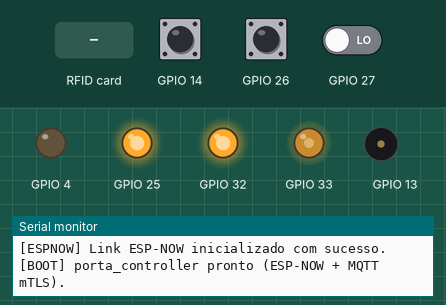
This program was run on a simulated ESP32. Parts: output pins drawn as LEDs (lit = HIGH), buzzer (waves = sounding), the last lines printed to the serial monitor. The inputs (shaded band) are chosen by the test bench; at power-on: GPIO 26 HIGH, GPIO 14 HIGH, GPIO 27 LOW. WiFi joins after 1.5 s; servers stay silent unless stated; the local clock reads 2024-03-15 10:24:30 at power-on unless the program sets it; no MQTT or app messages arrive unless stated.

Above: at 1.2 s.
1.3 s: GPIO 26 pulled LOW for 0.15 s
At 1.68 s:
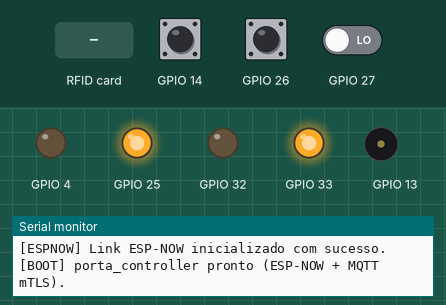
4.3 s: RFID card 5E 7A 19 C4 held to the reader
At 4.67 s:
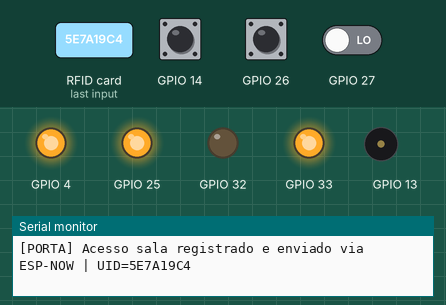
7.3 s: GPIO 14 pulled LOW for 0.15 s
At 7.68 s:
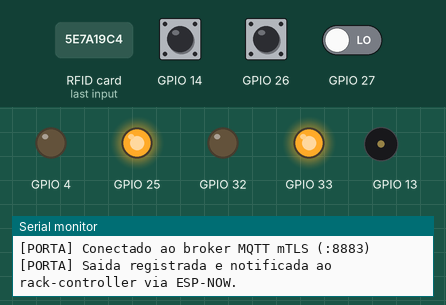
Timing chart, 0 to 16.3 s (numbered marks = the images above; inputs shaded):
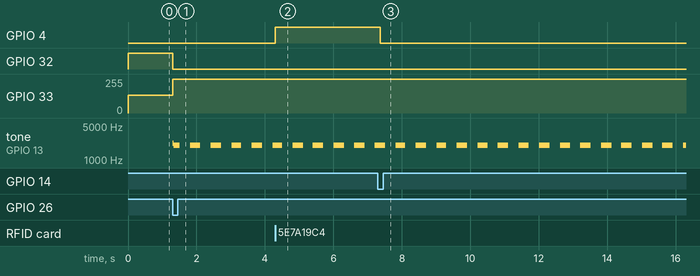

Measured:
- after the input at 1.3 s, GPIO 32: HIGH → LOW at once; GPIO 33: 134/255 → 255/255 at once; tone on GPIO 13: plays 2200 Hz for 0.03 s, 2000 Hz for 0.18 s, 2000 Hz for 0.28 s, 2000 Hz for 0.31 s, 2000 Hz for 0.28 s, 2000 Hz for 0.31 s … (7 notes in this stretch), starting at once
- after the input at 4.3 s, GPIO 4: LOW → HIGH at once
- after the input at 7.3 s, GPIO 4: HIGH → LOW after 0.06 s

The program:

main.cpp
```cpp
/**
 * @file main.cpp
 * @brief Ponto de entrada único do firmware Elo5System (seleciona NODE_PORTA ou NODE_RACK).
 */

#include <Arduino.h>
#include "node_config.h"

#if defined(NODE_PORTA)
void setupPortaController();
void loopPortaController();
#elif defined(NODE_RACK)
void setupRackController();
void loopRackController();
#endif

void setup() {
#if defined(NODE_PORTA)
  setupPortaController();
#elif defined(NODE_RACK)
  setupRackController();
#endif
}

void loop() {
#if defined(NODE_PORTA)
  loopPortaController();
#elif defined(NODE_RACK)
  loopRackController();
#endif
}
```

elo5_protocol.h
```cpp
/**
 * @file elo5_protocol.h
 * @brief Contrato de eventos JSON (Elo5api) e sincronização bidirecional ESP-NOW.
 */

#pragma once

#include <Arduino.h>
#include <ArduinoJson.h>
#include <esp_now.h>
#include <esp_wifi.h>
#include <WiFi.h>
#include "node_config.h"

// =========================================================================
// 1. PACOTE BINÁRIO COMPACTO PARA SINCRONIZAÇÃO LOCAL VIA ESP-NOW
// =========================================================================
enum TipoMsgEspNow : uint8_t {
  ESPNOW_SALA_ACESSO   = 1,
  ESPNOW_SALA_SAIDA    = 2,
  ESPNOW_SALA_PANICO   = 3,
  ESPNOW_RACK_EVENTO   = 4,
  ESPNOW_SYNC_ESTADO   = 5
};

struct __attribute__((packed)) PacoteEspNow {
  uint8_t  versao;
  uint8_t  tipo;
  uint8_t  ocupacaoSala;
  uint8_t  portaRackAberta;
  uint8_t  alarmeAtivo;
  uint8_t  canalWifi;
  uint32_t seq;
  uint32_t uptimeMs;
  char     uidAtivo[17];
  char     sessionId[33];
};

// =========================================================================
// 2. GERENCIADOR ESP-NOW THREAD-SAFE (SEM ALOCAÇÃO DINÂMICA NA CALLBACK)
// =========================================================================
class Elo5EspNowLink {
  public:
    static bool isBroadcastMac(const uint8_t mac[6]) {
      for (int i = 0; i < 6; i++) {
        if (mac[i] != 0xFF) return false;
      }
      return true;
    }

    bool begin(const uint8_t peerMac[6]) {
      memcpy(_peerMac, peerMac, 6);
      _unicastStrict = !isBroadcastMac(_peerMac);
      _lastRxSeq = 0;
      _lastRxUptimeMs = 0;
      WiFi.mode(WIFI_STA);
      esp_wifi_set_channel(EspNowConfig::DEFAULT_CHANNEL, WIFI_SECOND_CHAN_NONE);

      Serial.print("[ESPNOW][MAC_STA] Local: ");
      Serial.println(WiFi.macAddress());
      if (_unicastStrict) {
        Serial.printf("[ESPNOW] Modo UNICAST ESTRITO ativo (peer=%02X:%02X:%02X:%02X:%02X:%02X)\n",
                      _peerMac[0], _peerMac[1], _peerMac[2], _peerMac[3], _peerMac[4], _peerMac[5]);
      } else {
        Serial.println("[ESPNOW][AVISO] Operando em BROADCAST (FF:FF:FF:FF:FF:FF). Configure os MACs reais em node_config.h para producao!");
      }

      if (esp_now_init() != ESP_OK) {
        Serial.println("[ESPNOW] Falha ao inicializar esp_now_init().");
        _ativo = false;
        return false;
      }

      _instance = this;
      esp_now_register_recv_cb(_onRecvStatic);
      esp_now_register_send_cb(_onSentStatic);

      esp_now_peer_info_t peer = {};
      memcpy(peer.peer_addr, _peerMac, 6);
      peer.channel = 0; // Usa dinamicamente o canal ativo do rádio Wi-Fi STA
      peer.encrypt = false;

      if (esp_now_add_peer(&peer) != ESP_OK) {
        Serial.println("[ESPNOW] Falha ao adicionar peer.");
        _ativo = false;
        return false;
      }

      _ativo = true;
      Serial.println("[ESPNOW] Link ESP-NOW inicializado com sucesso.");
      return true;
    }

    bool sendPacket(uint8_t tipo, uint8_t ocupacaoSala, bool portaRackAberta,
                    bool alarmeAtivo, const String& uidAtivo, const String& sessionId) {
      if (!_ativo) return false;

      PacoteEspNow pkt = {};
      pkt.versao          = 1;
      pkt.tipo            = tipo;
      pkt.ocupacaoSala    = ocupacaoSala;
      pkt.portaRackAberta = portaRackAberta ? 1 : 0;
      pkt.alarmeAtivo     = alarmeAtivo ? 1 : 0;
      pkt.canalWifi       = (uint8_t)WiFi.channel();
      pkt.seq             = ++_txSeq;
      pkt.uptimeMs        = millis();

      strncpy(pkt.uidAtivo, uidAtivo.c_str(), sizeof(pkt.uidAtivo) - 1);
      pkt.uidAtivo[sizeof(pkt.uidAtivo) - 1] = '\0';

      strncpy(pkt.sessionId, sessionId.c_str(), sizeof(pkt.sessionId) - 1);
      pkt.sessionId[sizeof(pkt.sessionId) - 1] = '\0';

      esp_err_t res = esp_now_send(_peerMac, reinterpret_cast<const uint8_t*>(&pkt), sizeof(pkt));
      return (res == ESP_OK);
    }

    bool consumeReceived(PacoteEspNow& outPkt) {
      if (!_hasRx) return false;
      noInterrupts();
      memcpy(&outPkt, const_cast<const PacoteEspNow*>(&_rxPkt), sizeof(PacoteEspNow));
      _hasRx = false;
      interrupts();
      return true;
    }

    bool consumeSendError() {
      if (!_sendFailed) return false;
      _sendFailed = false;
      return true;
    }

    bool isPeerConnected(unsigned long maxAgeMs = 10000UL) const {
      return (_lastRxMs > 0) && ((millis() - _lastRxMs) <= maxAgeMs);
    }

  private:
    static Elo5EspNowLink* _instance;
    uint8_t       _peerMac[6]  = {0xFF, 0xFF, 0xFF, 0xFF, 0xFF, 0xFF};
    bool          _ativo       = false;
    bool          _unicastStrict = false;
    uint32_t      _txSeq         = 0;
    uint32_t      _lastRxSeq     = 0;
    uint32_t      _lastRxUptimeMs = 0;
    volatile bool _hasRx         = false;
    volatile bool _sendFailed  = false;
    unsigned long _lastRxMs    = 0;
    PacoteEspNow  _rxPkt       = {};

    static void _onRecvStatic(const esp_now_recv_info_t* info, const uint8_t* data, int len) {
      if (_instance == nullptr || info == nullptr || len != sizeof(PacoteEspNow)) return;
      if (_instance->_unicastStrict && memcmp(info->src_addr, _instance->_peerMac, 6) != 0) {
        return; // Descarta pacote de origem nao pareada
      }
      const PacoteEspNow* incoming = reinterpret_cast<const PacoteEspNow*>(data);
      if (incoming->versao != 1) return;
      const bool peerReiniciou = (incoming->uptimeMs < _instance->_lastRxUptimeMs);
      if (!peerReiniciou && incoming->seq <= _instance->_lastRxSeq) {
        return; // Descarta quadro duplicado ou replay
      }
      _instance->_lastRxSeq      = incoming->seq;
      _instance->_lastRxUptimeMs = incoming->uptimeMs;
      memcpy(&_instance->_rxPkt, incoming, sizeof(PacoteEspNow));
      _instance->_lastRxMs = millis();
      _instance->_hasRx    = true;
    }

    static void _onSentStatic(const uint8_t* mac_addr, esp_now_send_status_t status) {
      (void)mac_addr;
      if (_instance != nullptr && status != ESP_NOW_SEND_SUCCESS) {
        _instance->_sendFailed = true;
      }
    }
};

inline Elo5EspNowLink* Elo5EspNowLink::_instance = nullptr;

// =========================================================================
// 3. CONSTRUTOR DE ENVELOPE JSON COMPATÍVEL COM ELO5API (/api/v1/events/ingest)
// =========================================================================
inline String buildElo5EventJson(
    const String& eventId,
    const String& timestampIso,
    const char*   stage,
    const char*   eventType,
    const char*   severity,
    const String& sessionId,
    const char*   uidFieldName,
    const String& uidValue,
    int           occupancyCount,
    JsonDocument& dataDoc) {

  JsonDocument root;
  root["event_id"]  = eventId;
  root["timestamp"] = timestampIso;

  JsonObject source = root["source"].to<JsonObject>();
  source["device_id"] = NodeIdentity::DEVICE_ID;
  source["zone"]      = NodeIdentity::ZONE;

  root["stage"]      = stage;
  root["event_type"] = eventType;
  root["severity"]   = severity;

  JsonObject session = root["session"].to<JsonObject>();
  if (sessionId.length() > 0) {
    session["session_id"] = sessionId;
  } else {
    session["session_id"] = nullptr;
  }
  if (uidFieldName != nullptr && uidValue.length() > 0) {
    session[uidFieldName] = uidValue;
  }
  session["occupancy_count"] = occupancyCount;

  root["data"] = dataDoc.as<JsonVariantConst>();

  String output;
  serializeJson(root, output);
  return output;
}
```

node_config.h
```cpp
/**
 * @file node_config.h
 * @brief Mapeamento de hardware, tópicos MQTT (elo5/#), ESP-NOW e identidade por nó ESP32.
 *
 * Selecione o alvo via flags de compilação no platformio.ini:
 *   -DNODE_PORTA  -> Controlador da Sala CPD (NFC Entrada, PIR, Botão Saída/Pânico)
 *   -DNODE_RACK   -> Controlador do Rack (NFC 2ª Etapa, Porta Rack, Proximidade, DHT22, LDR, OLED, Servo)
 */

#pragma once

#include <Arduino.h>

#if !defined(NODE_PORTA) && !defined(NODE_RACK)
  #define NODE_RACK
#endif

#if defined(NODE_PORTA) && defined(NODE_RACK)
  #error "Defina apenas um alvo de compilacao: NODE_PORTA ou NODE_RACK."
#endif

// =========================================================================
// 1. IDENTIDADE DO NÓ E TÓPICOS MQTT OFICIAIS (ELO5/#)
// =========================================================================
namespace NodeIdentity {
#if defined(NODE_PORTA)
  constexpr const char* DEVICE_ID = "esp32-porta-01";
  constexpr const char* ZONE      = "sala_cpd";
  constexpr const char* ROLE_NAME = "PORTA_CONTROLLER";
#elif defined(NODE_RACK)
  constexpr const char* DEVICE_ID = "esp32-rack-01";
  constexpr const char* ZONE      = "rack_01";
  constexpr const char* ROLE_NAME = "RACK_CONTROLLER";
#endif
}

namespace MqttTopics {
  // Tópicos publicados pelo porta_controller
  constexpr const char* SALA_NFC_EVENTO   = "elo5/sala/acesso/nfc/evento";
  constexpr const char* SALA_PIR_PRESENCA = "elo5/sala/presenca/pir";
  constexpr const char* SALA_SAIDA_BOTAO  = "elo5/sala/saida/botao";

  // Tópicos publicados pelo rack-controller
  constexpr const char* RACK_NFC_EVENTO   = "elo5/rack/acesso/nfc/evento";
  constexpr const char* RACK_PORTA_ESTADO = "elo5/rack/porta/estado";
  constexpr const char* RACK_PROXIMIDADE  = "elo5/rack/proximidade/cm";
  constexpr const char* RACK_AMBIENTE     = "elo5/rack/telemetria/ambiente";

  // Tópico de status / LWT por dispositivo
#if defined(NODE_PORTA)
  constexpr const char* DEVICE_LWT        = "elo5/system/porta_controller/lwt";
#elif defined(NODE_RACK)
  constexpr const char* DEVICE_LWT        = "elo5/system/rack_controller/lwt";
#endif
}

// =========================================================================
// 2. CONFIGURAÇÃO ESP-NOW (COMUNICAÇÃO DIRETA ENTRE OS DOIS ESP32)
// =========================================================================
namespace EspNowConfig {
  constexpr uint8_t DEFAULT_CHANNEL      = 1;
  constexpr unsigned long SYNC_HEARTBEAT_MS = 3000UL;

  // Substitua pelos endereços MAC STA reais impressos em [MAC_STA] no boot
  // para ativar unicast com ACK e retransmissão automática na camada MAC.
  // Enquanto mantiver FF:FF:FF:FF:FF:FF, opera em modo broadcast.
  constexpr uint8_t MAC_RACK_CONTROLLER[6]  = {0xFF, 0xFF, 0xFF, 0xFF, 0xFF, 0xFF};
  constexpr uint8_t MAC_PORTA_CONTROLLER[6] = {0xFF, 0xFF, 0xFF, 0xFF, 0xFF, 0xFF};
}

// =========================================================================
// 3. PINAGEM ROBUSTA POR NÓ (LIVRE DE CONFLITOS DE STRAPPING / BARRAMENTO)
// =========================================================================
namespace Pins {

#if defined(NODE_PORTA)
  // Barramento SPI (VSPI) — Leitor NFC/RFID MFRC522 (3,3V)
  constexpr uint8_t RFID_SS      = 5;
  constexpr uint8_t RFID_SCK     = 18;
  constexpr uint8_t RFID_MISO    = 19;
  constexpr uint8_t RFID_MOSI    = 23;
  constexpr uint8_t RFID_RST     = 22;

  // Sensores e Entradas Digitais
  constexpr uint8_t PIR_SALA     = 27;  // Sensor de presença PIR da sala CPD
  constexpr uint8_t BOTAO_SAIDA  = 14;  // INPUT_PULLUP (ativo em LOW -> botão para GND)
  constexpr uint8_t BOTAO_PANICO = 26;  // INPUT_PULLUP com ISR FALLING

  // Atuadores e Sinalização Local
  constexpr uint8_t LED_R        = 32;  // PWM LEDC
  constexpr uint8_t LED_G        = 33;  // PWM LEDC
  constexpr uint8_t LED_B        = 25;  // PWM LEDC
  constexpr uint8_t BUZZER       = 13;  // PWM tone()
  constexpr uint8_t TRAVA_PORTA  = 4;   // Relé/fechadura da porta da sala

#elif defined(NODE_RACK)
  // Barramento SPI (VSPI) — Leitor NFC/RFID MFRC522 2ª Etapa (3,3V)
  constexpr uint8_t RFID_SS       = 5;
  constexpr uint8_t RFID_SCK      = 18;
  constexpr uint8_t RFID_MISO     = 19;
  constexpr uint8_t RFID_MOSI     = 23;
  constexpr uint8_t RFID_RST      = 16;

  // Barramento I2C — Display OLED SSD1306 (0x3C) e RTC DS1307
  constexpr uint8_t I2C_SDA       = 21;
  constexpr uint8_t I2C_SCL       = 22;

  // Sensores Físicos & Ambientais do Rack
  constexpr uint8_t PORTA_RACK_SW = 25; // Reed switch da porta do rack
  constexpr uint8_t PROX_TRIG     = 26; // Ultrassônico HC-SR04 TRIG
  constexpr uint8_t PROX_ECHO     = 34; // Input-only (usar divisor resistivo 5V->3,3V!)
  constexpr uint8_t DHT_PIN       = 13; // DHT22 Temperatura e Umidade
  constexpr uint8_t LDR_AO        = 35; // Input-only ADC1 (luminosidade)

  // Atuadores do Rack
  constexpr uint8_t SERVO_PWM     = 27; // Servo trava do rack (5V externo + GND comum)
  constexpr uint8_t BUZZER        = 14; // Alarme sonoro local
  constexpr uint8_t LED_R         = 32; // PWM LEDC
  constexpr uint8_t LED_G         = 33; // PWM LEDC
  constexpr uint8_t LED_B         = 4;  // PWM LEDC
#endif

} // namespace Pins

// =========================================================================
// 4. PARÂMETROS DE TEMPORIZAÇÃO E LIMIARES OPERACIONAIS
// =========================================================================
namespace Timings {
  constexpr unsigned long WARMUP_PIR_MS          = 1500UL;
  constexpr unsigned long WARMUP_LDR_MS          = 1500UL;
  constexpr unsigned long DEBOUNCE_PORTA_MS      = 200UL;
  constexpr unsigned long DEBOUNCE_BOTAO_MS      = 45UL;
  constexpr unsigned long DURACAO_ACESSO_RFID_MS = 6000UL;
  constexpr unsigned long JANELA_MANUT_RACK_MS   = 15000UL;
  constexpr unsigned long INTERVALO_PROX_MS      = 1000UL;
  constexpr unsigned long INTERVALO_DHT_MS       = 2000UL;
  constexpr unsigned long MQTT_RETRY_MS          = 5000UL;
}

// =========================================================================
// ELO5_PROD_HARDENING_V1 — Supervisão EOL, Relé Industrial e Watchdog TWDT
// =========================================================================
namespace ProdHardening {
  constexpr uint32_t WATCHDOG_TIMEOUT_SEC = 5;
#if defined(NODE_RACK)
  constexpr int RELAY_LOCK_PIN = 19;
  constexpr bool RELAY_ACTIVE_HIGH = true;
  constexpr int EOL_SENSE_PIN = 34; // ADC1 (divisor 10k/10k: ~2048 fechado, >3200 aberto, <350 fio cortado)
  constexpr int EOL_ADC_WIRE_CUT_MAX = 350;
  constexpr int EOL_ADC_OPEN_MIN = 3100;
#endif
}
```

Source omitted: rack_controller.cpp (12133 bytes), porta_controller.cpp (8541 bytes)
